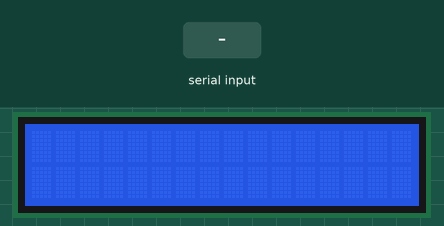
Simulated run of this sketch. Board: Arduino Uno, built with avr-gcc and run on an emulated ATmega328P. Shown: 16×2 character LCD. Inputs (shaded band) come from the test bench.

Above: at 1.2 s.
1.3 s: byte 30 received over Serial
2.8 s: byte 90 received over Serial
At 3.1 s:
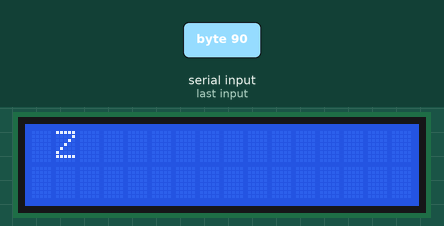
4.3 s: byte 120 received over Serial
At 5.4 s:
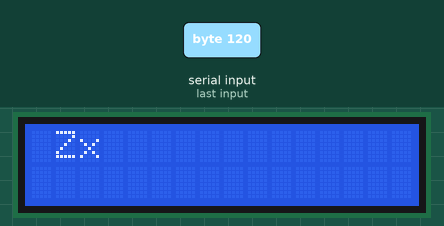
5.8 s: byte 30 received over Serial
7.3 s: byte 90 received over Serial
At 7.7 s:
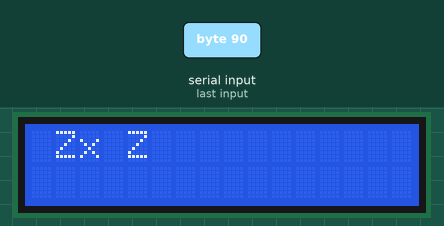
8.8 s: byte 120 received over Serial
At 10.0 s:
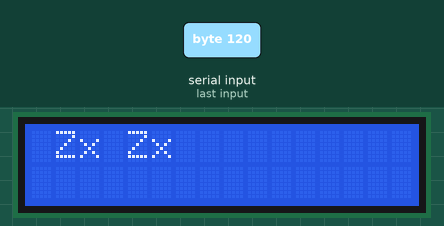
Timing chart, 0 to 11.3 s (numbered marks = the images above; inputs shaded):
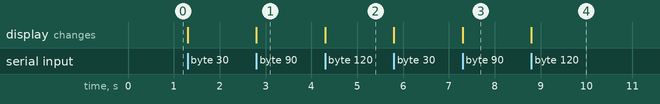

The sketch:

exemplo_utilizacao_LCD_2.ino
```cpp
#include <LiquidCrystal.h>

LiquidCrystal lcd(12,11,5,4,3,2);
int incomingByte, x, y;

void setup(){
  lcd.begin(16,2);
  Serial.begin(9600);
}

void loop(){
  if (Serial.available() > 0){
    incomingByte = Serial.read();
    lcd.print(char(incomingByte));
    x++;
    y++;
    if (x > 15){
      lcd.setCursor(0,1);
      x = 0;
    }
    if (y > 31){
      lcd.setCursor(0,0);
      y = 0;
    }
  }
}
```

Measured:
- after the input at 2.8 s, the display: changes at once (image 1)
- after the input at 4.3 s, the display: changes at once (image 2)
- after the input at 7.3 s, the display: changes at once (image 3)
- after the input at 8.8 s, the display: changes at once (image 4)
